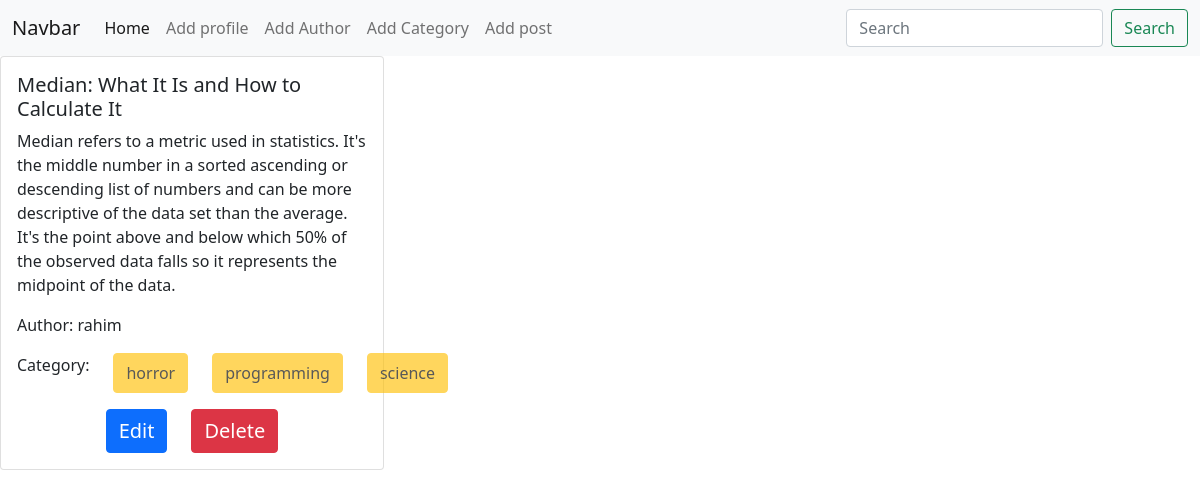
The app's page /, older data.
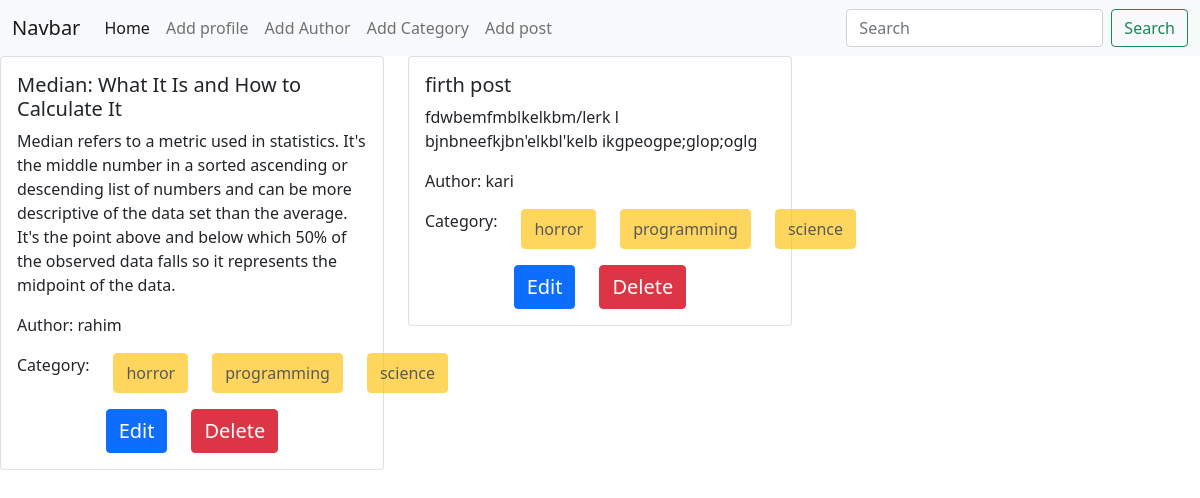
The same page, newer data.
### post/models.py (models this page shows, shortened)
class Post(models.Model):
    title=models.CharField(max_length=50)
    content=models.TextField()
    category=models.ManyToManyField(Category)
    author=models.ForeignKey(Author,on_delete=models.CASCADE)

### author/models.py (models this page shows, shortened)
class Author(models.Model):
    name=models.CharField(max_length=100)
    bio=models.TextField()
    phone_no=models.CharField(max_length=12)

### categories/models.py (models this page shows, shortened)
class Category(models.Model):
    name=models.CharField(max_length=100)

### blog_project/views.py (the view)
# urls.py: 2. Add a URL to urlpatterns:  path('', views.home, name='home')
def home(request):
    data = Post.objects.all()
    return render(request, 'home.html', {'data': data})

### templates/home.html
{% extends "base.html" %}
{% load crispy_forms_tags %}
{% block content %}
  <div class="row">
    {% for post in data %}
      <div class="col-sm-12 col-md-6 col-lg-4">
        <div>
          <div class="card">
            <div class="card-body">
              <h5 class="card-title">{{ post.title }}</h5>
              <p class="card-text">{{ post.content }}</p>
              <p>Author: {{ post.author.name }}</p>
              <div class="d-flex gap-4">
                <p>Category: </p>
                {% for i in post.category.all %}
                  <button class="btn btn-warning" disabled>{{ i.name }}</button>
                {% endfor %}
              </div>
              <div class="d-flex justify-content-center gap-4 mt-3">
                <a href="{% url 'edit_post' post.id %}" class="btn btn-primary fs-5">Edit</a>
                <a href="{% url 'delete_post' post.id %}" class="btn btn-danger fs-5">Delete</a>
              </div>
            </div>
          </div>
        </div>
      </div>
    {% endfor %}
  </div>
{% endblock %}

### templates/base.html (shortened to what this page needs)
<!DOCTYPE html>
<html lang="en">
  <head>
    <link
      href="https://cdn.jsdelivr.net/npm/bootstrap@5.0.2/dist/css/bootstrap.min.css"
      rel="stylesheet"
    />
  </head>
  <body>
    <nav class="navbar navbar-expand-lg navbar-light bg-light">
      <div class="container-fluid">
        <a class="navbar-brand" href="#">Navbar</a>
        <div class="collapse navbar-collapse" id="navbarSupportedContent">
          <ul class="navbar-nav me-auto mb-2 mb-lg-0">
            <li class="nav-item">
              <a
                class="nav-link active"
                aria-current="page"
                href="{% url 'home'%}"
                >Home</a
              >
            </li>
            <li class="nav-item">
              <a class="nav-link" href="{% url 'add_profile'%}">Add profile</a>
            </li>
            <li class="nav-item">
              <a class="nav-link" href="{% url 'add_author'%}">Add Author</a>
            </li>
            <li class="nav-item">
              <a class="nav-link" href="{% url 'add_category'%}"
                >Add Category</a
              >
            </li>
            <li class="nav-item">
              <a class="nav-link" href="{% url 'add_post'%}">Add post</a>
            </li>
          </ul>
          <form class="d-flex">
            <input
              class="form-control me-2"
              type="search"
              placeholder="Search"
              aria-label="Search"
            />
            <button class="btn btn-outline-success" type="submit">
              Search
            </button>
          </form>
        </div>
      </div>
    </nav>
    {% block content %} {% endblock %}
  </body>
</html>

Row changes from the older to the newer data that the page shows:
added Post: title "firth post", content "fdwbemfmblkelkbm/lerk l bjnbneefkjbn'elkbl'kelb ikgpeogpe;glop;oglg", author.name "kari", Category (name "horror"), Category (name "programming"), Category (name "science")
